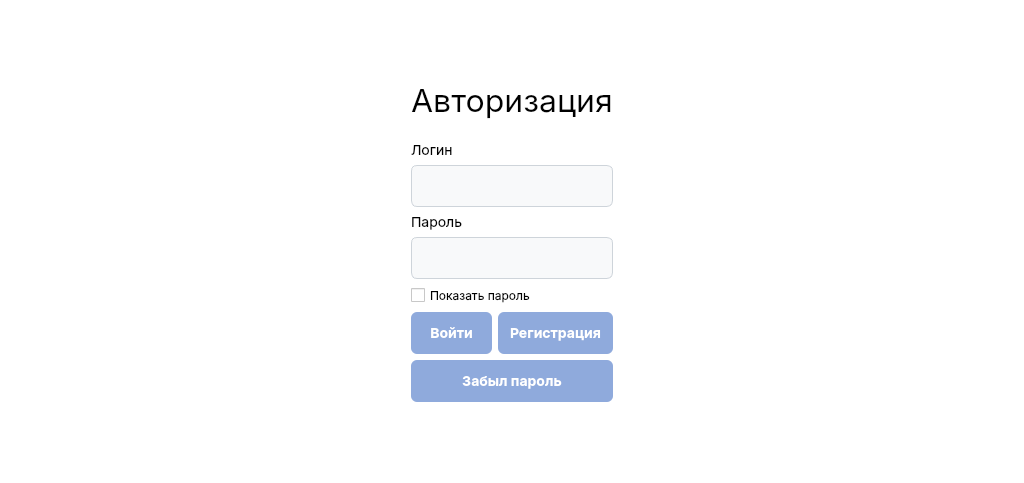
<?xml version="1.0" encoding="UTF-8"?>
<ui version="4.0">
 <class>AuthForm</class>
 <widget class="QWidget" name="AuthForm">
  <property name="geometry">
   <rect>
    <x>0</x>
    <y>0</y>
    <width>1024</width>
    <height>483</height>
   </rect>
  </property>
  <property name="font">
   <font>
    <family>-apple-system</family>
    <fontweight>Medium</fontweight>
   </font>
  </property>
  <property name="windowTitle">
   <string>Form</string>
  </property>
  <property name="styleSheet">
   <string notr="true">/* 1. Идеально белый фон всего окна */
QWidget {
    background-color: white; 
    font-family: -apple-system, &quot;Helvetica Neue&quot;, Helvetica, Arial, sans-serif;
    color: black; 
}

/* 2. Заголовок &quot;Авторизация&quot; (ТЕПЕРЬ ПО ЦЕНТРУ) */
QLabel#label_title {
    font-size: 32px;
    color: black;
    margin-bottom: 15px;
    qproperty-alignment: AlignCenter; /* Выравнивание по центру */
}

/* 3. Обычные надписи (Логин, Пароль) (ТЕПЕРЬ ПО ЦЕНТРУ) */
QLabel {
    font-size: 14px;
    color: black;
}

/* 4. Поля ввода */
QLineEdit {
    background-color: #f8f9fa;
    border: 1px solid #ced4da;
    border-radius: 6px; 
    padding: 10px;      
    font-size: 14px;
    color: black;
}
QLineEdit:focus {
    border: 2px solid #8faadc; /* Рамка теперь тоже пастельного цвета */
    background-color: white;
}

/* 5. ВСЕ КНОПКИ - Мягкий пастельный синий */
QPushButton {
    background-color: #8faadc; /* Тот самый пастельный цвет */
    color: white;
    border: none;
    border-radius: 6px;
    padding: 12px;
    font-size: 14px;
    font-weight: bold;
}
/* Эффект при наведении (чуть темнее) */
QPushButton:hover {
    background-color: #7b9cd6; 
}
/* Эффект при нажатии */
QPushButton:pressed {
    background-color: #688acf; 
}</string>
  </property>
  <layout class="QGridLayout" name="gridLayout">
   <item row="5" column="3">
    <spacer name="horizontalSpacer_2">
     <property name="orientation">
      <enum>Qt::Orientation::Horizontal</enum>
     </property>
     <property name="sizeHint" stdset="0">
      <size>
       <width>380</width>
       <height>20</height>
      </size>
     </property>
    </spacer>
   </item>
   <item row="2" column="1">
    <widget class="QLabel" name="label_2">
     <property name="font">
      <font>
       <family>-apple-system</family>
       <pointsize>-1</pointsize>
       <fontweight>Medium</fontweight>
      </font>
     </property>
     <property name="text">
      <string>Логин</string>
     </property>
     <property name="alignment">
      <set>Qt::AlignmentFlag::AlignLeading|Qt::AlignmentFlag::AlignLeft|Qt::AlignmentFlag::AlignVCenter</set>
     </property>
    </widget>
   </item>
   <item row="3" column="1" colspan="2">
    <widget class="QLineEdit" name="lineEdit_login"/>
   </item>
   <item row="4" column="1">
    <widget class="QLabel" name="label_3">
     <property name="font">
      <font>
       <family>-apple-system</family>
       <pointsize>-1</pointsize>
       <fontweight>Medium</fontweight>
      </font>
     </property>
     <property name="text">
      <string>Пароль</string>
     </property>
     <property name="alignment">
      <set>Qt::AlignmentFlag::AlignLeading|Qt::AlignmentFlag::AlignLeft|Qt::AlignmentFlag::AlignVCenter</set>
     </property>
    </widget>
   </item>
   <item row="5" column="1" colspan="2">
    <widget class="QLineEdit" name="lineEdit_password">
     <property name="echoMode">
      <enum>QLineEdit::EchoMode::Password</enum>
     </property>
    </widget>
   </item>
   <item row="4" column="0" rowspan="2">
    <spacer name="horizontalSpacer">
     <property name="orientation">
      <enum>Qt::Orientation::Horizontal</enum>
     </property>
     <property name="sizeHint" stdset="0">
      <size>
       <width>380</width>
       <height>20</height>
      </size>
     </property>
    </spacer>
   </item>
   <item row="7" column="1" colspan="2">
    <layout class="QHBoxLayout" name="horizontalLayout">
     <item>
      <widget class="QPushButton" name="btn_login">
       <property name="text">
        <string>Войти</string>
       </property>
      </widget>
     </item>
     <item>
      <widget class="QPushButton" name="btn_register">
       <property name="text">
        <string>Регистрация</string>
       </property>
      </widget>
     </item>
    </layout>
   </item>
   <item row="0" column="2">
    <spacer name="verticalSpacer">
     <property name="orientation">
      <enum>Qt::Orientation::Vertical</enum>
     </property>
     <property name="sizeHint" stdset="0">
      <size>
       <width>20</width>
       <height>45</height>
      </size>
     </property>
    </spacer>
   </item>
   <item row="1" column="1" colspan="2">
    <widget class="QLabel" name="label_title">
     <property name="font">
      <font>
       <family>-apple-system</family>
       <pointsize>-1</pointsize>
       <fontweight>DemiBold</fontweight>
      </font>
     </property>
     <property name="text">
      <string>Авторизация</string>
     </property>
     <property name="alignment">
      <set>Qt::AlignmentFlag::AlignCenter</set>
     </property>
    </widget>
   </item>
   <item row="8" column="1" colspan="2">
    <widget class="QPushButton" name="btn_forget_password">
     <property name="text">
      <string>Забыл пароль</string>
     </property>
    </widget>
   </item>
   <item row="9" column="2">
    <spacer name="verticalSpacer_2">
     <property name="orientation">
      <enum>Qt::Orientation::Vertical</enum>
     </property>
     <property name="sizeHint" stdset="0">
      <size>
       <width>20</width>
       <height>45</height>
      </size>
     </property>
    </spacer>
   </item>
   <item row="6" column="1">
    <widget class="QCheckBox" name="checkBox_showPass">
     <property name="text">
      <string>Показать пароль</string>
     </property>
    </widget>
   </item>
  </layout>
 </widget>
 <resources/>
 <connections/>
</ui>
